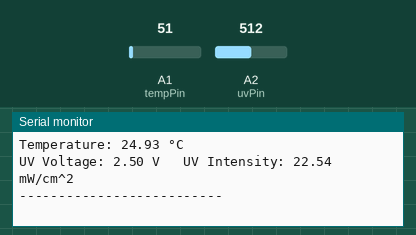
A sketch run on a simulated Arduino Uno, built with avr-gcc and run on an emulated ATmega328P. Shown: the last lines printed to the serial monitor. The test bench sets the inputs (shaded band); at power-on: A1 (tempPin) = 51, A2 (uvPin) = 512.

Above: at 1.2 s.
1.3 s: A1 (tempPin) set to 61
At 2.7 s:
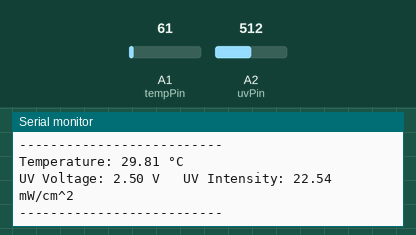
2.8 s: A2 (uvPin) set to 716
At 4.1 s:
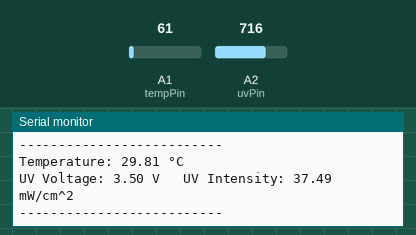
4.3 s: A1 (tempPin) set to 71
At 5.3 s:
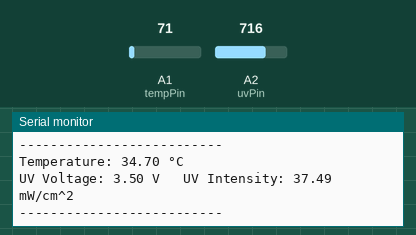
5.8 s: A2 (uvPin) set to 900
At 6.4 s:
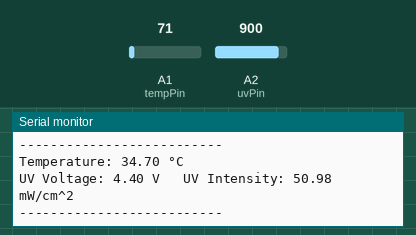
Timing chart, 0 to 8.3 s (numbered marks = the images above; inputs shaded):
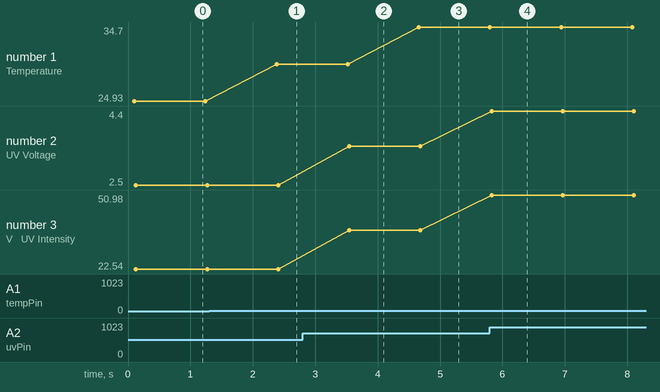

Measured:
- after the input at 1.3 s, the serial monitor: prints a new line after 1.1 s (image 1)
- after the input at 2.8 s, the serial monitor: prints a new line after 0.75 s (image 2)
- after the input at 4.3 s, the serial monitor: prints a new line after 0.36 s (image 3)
- after the input at 5.8 s, the serial monitor: prints a new line at once (image 4)
- plotted number 1: 24.93 → 29.81 after the input at 1.3 s, 29.81 → 34.7 after the input at 4.3 s
- plotted number 2: 2.5 → 3.5 after the input at 2.8 s, 3.5 → 4.4 after the input at 5.8 s
- plotted number 3: 22.54 → 37.49 after the input at 2.8 s, 37.49 → 50.98 after the input at 5.8 s

The sketch:

Hackathon.cpp.ino
```cpp
int tempPin = A1;   // LM35 sensor pin
int uvPin   = A2;   // OUT pin of ML8511

float temperature;
int uvValue = 0;
float uvVoltage = 0.0;
float uvIntensity = 0.0;  // in mW/cm²

void setup() {
  Serial.begin(9600);
}

void loop() {

  // ---- Temperature (LM35) ----
  long sum = 0;
  int samples = 10;   // number of readings to average

  for (int i = 0; i < samples; i++) {
    sum += analogRead(tempPin);
    delay(10);  // short delay between readings
  }

  int avgValue = sum / samples;
  float voltage = avgValue * (5.0 / 1023.0);   // ADC to voltage
  temperature = voltage * 100.0;               // LM35: 10mV per °C

  Serial.print("Temperature: ");
  Serial.print(temperature);
  Serial.println(" °C");

  // ---- UV Sensor (ML8511) ----
  uvValue = analogRead(uvPin);
  uvVoltage = uvValue * (5.0 / 1023.0);   // ADC to voltage (for 5V Arduino)

  // Convert voltage to UV intensity (approx)
  uvIntensity = (uvVoltage - 1.0) * 15.0;
  if (uvIntensity < 0) uvIntensity = 0;  // clamp to zero

  Serial.print("UV Voltage: ");
  Serial.print(uvVoltage);
  Serial.print(" V   UV Intensity: ");
  Serial.print(uvIntensity);
  Serial.println(" mW/cm^2");

  Serial.println("--------------------------");
  delay(1000);  // 1-second delay
}
```
